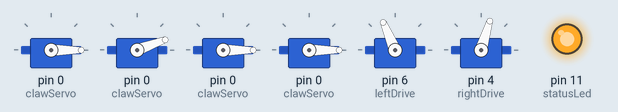
The sketch below on a simulated Arduino Uno, built with avr-gcc and run on an emulated ATmega328P. On the bench: 6 × servo, output pins drawn as LEDs (lit = HIGH).

Above: at 0.1 s.
At 0.6 s:
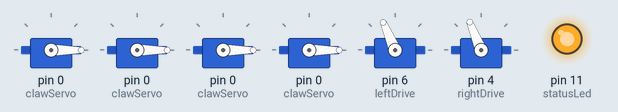
At 2.1 s:
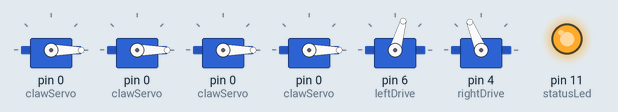
At 3.6 s:
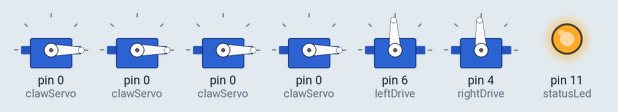
Timing chart, 0 to 5.1 s (numbered marks = the images above):
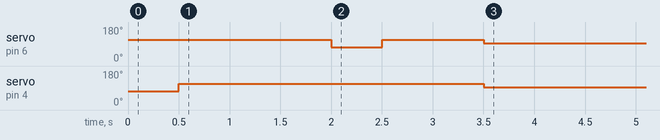

Measured:
- by itself, servo on pin 6 (leftDrive): 113° → 74° at 2.0 s, → 113° 0.50 s later, → 93° 1.0 s later
- by itself, servo on pin 4 (rightDrive): 73° → 112° at 0.50 s, → 93° 3.0 s later

The sketch:

printer_rev1.ino
```cpp
#include <Servo.h>

Servo clawServo, forearmServo, armServo, turretServo, leftDrive, rightDrive;
int clawLed;
int statusLed = 11;
char serialVal = 0;
void write_l();

void setup() {
  clawServo.attach(0);
  forearmServo.attach(0);
  armServo.attach(0);
  turretServo.attach(0);
  leftDrive.attach(6);
  rightDrive.attach(4);
  pinMode(statusLed, OUTPUT);
  digitalWrite(statusLed, HIGH);
  clawServo.write(0);
  forearmServo.write(0);
  armServo.write(0);
  turretServo.write(0);
  write_l();
}

void loop() {
  if (Serial.available()) {
    ;
  }
  serialVal = Serial.read();
 // driveRobot(Serial.read());
 Serial.println(serialVal);
  if (serialVal == 'w') {
    leftDrive.writeMicroseconds(1706);
    rightDrive.writeMicroseconds(1300);
  }
  if (serialVal == 'a') {
    ;
  }
  if (serialVal == 's') {
    ;
  }
  if (serialVal == 'd') {
    ;
  }
  if (serialVal == ' ') {
    leftDrive.writeMicroseconds(1506);
    rightDrive.writeMicroseconds(1500);
  }
}


void write_l() {
 // Letter L
 forearmServo.write(20);
 leftDrive.writeMicroseconds(1706);
 rightDrive.writeMicroseconds(1300);
 delay(500);
 rightDrive.writeMicroseconds(1700);
 forearmServo.write(0);
 delay(1500); // How fast is the robot?
 leftDrive.writeMicroseconds(1306);
 delay(500);
 leftDrive.writeMicroseconds(1706);
 delay(1000);
 leftDrive.writeMicroseconds(1506);
 rightDrive.writeMicroseconds(1500);
 // Robot should now be stopped
}


//void driveRobot(char serialVal) {
```
